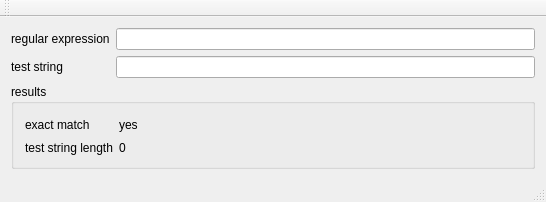
<?xml version="1.0" encoding="UTF-8"?>
<ui version="4.0">
 <class>MainWindow</class>
 <widget class="QMainWindow" name="MainWindow">
  <property name="geometry">
   <rect>
    <x>0</x>
    <y>0</y>
    <width>546</width>
    <height>196</height>
   </rect>
  </property>
  <property name="windowTitle">
   <string>MainWindow</string>
  </property>
  <widget class="QWidget" name="centralWidget">
   <layout class="QVBoxLayout" name="verticalLayout">
    <item>
     <layout class="QGridLayout" name="gridLayout_2">
      <item row="0" column="0">
       <widget class="QLabel" name="label">
        <property name="text">
         <string>regular expression</string>
        </property>
       </widget>
      </item>
      <item row="0" column="1">
       <widget class="QLineEdit" name="lineEditRegExp"/>
      </item>
      <item row="1" column="0">
       <widget class="QLabel" name="label_2">
        <property name="text">
         <string>test string</string>
        </property>
       </widget>
      </item>
      <item row="1" column="1">
       <widget class="QLineEdit" name="lineEditTestString"/>
      </item>
     </layout>
    </item>
    <item>
     <widget class="QGroupBox" name="groupBox">
      <property name="title">
       <string>results</string>
      </property>
      <layout class="QGridLayout" name="gridLayout">
       <item row="1" column="0">
        <widget class="QLabel" name="label_5">
         <property name="text">
          <string>test string length</string>
         </property>
        </widget>
       </item>
       <item row="0" column="0">
        <widget class="QLabel" name="label_3">
         <property name="text">
          <string>exact match</string>
         </property>
        </widget>
       </item>
       <item row="0" column="1">
        <widget class="QLabel" name="labelExactMatch">
         <property name="text">
          <string>yes</string>
         </property>
        </widget>
       </item>
       <item row="1" column="1">
        <widget class="QLabel" name="labelStringLength">
         <property name="text">
          <string>0</string>
         </property>
        </widget>
       </item>
       <item row="0" column="2">
        <spacer name="horizontalSpacer">
         <property name="orientation">
          <enum>Qt::Horizontal</enum>
         </property>
         <property name="sizeHint" stdset="0">
          <size>
           <width>40</width>
           <height>20</height>
          </size>
         </property>
        </spacer>
       </item>
      </layout>
     </widget>
    </item>
   </layout>
  </widget>
  <widget class="QMenuBar" name="menuBar">
   <property name="geometry">
    <rect>
     <x>0</x>
     <y>0</y>
     <width>546</width>
     <height>18</height>
    </rect>
   </property>
  </widget>
  <widget class="QToolBar" name="mainToolBar">
   <attribute name="toolBarArea">
    <enum>TopToolBarArea</enum>
   </attribute>
   <attribute name="toolBarBreak">
    <bool>false</bool>
   </attribute>
  </widget>
  <widget class="QStatusBar" name="statusBar"/>
 </widget>
 <layoutdefault spacing="6" margin="11"/>
 <resources/>
 <connections/>
</ui>
